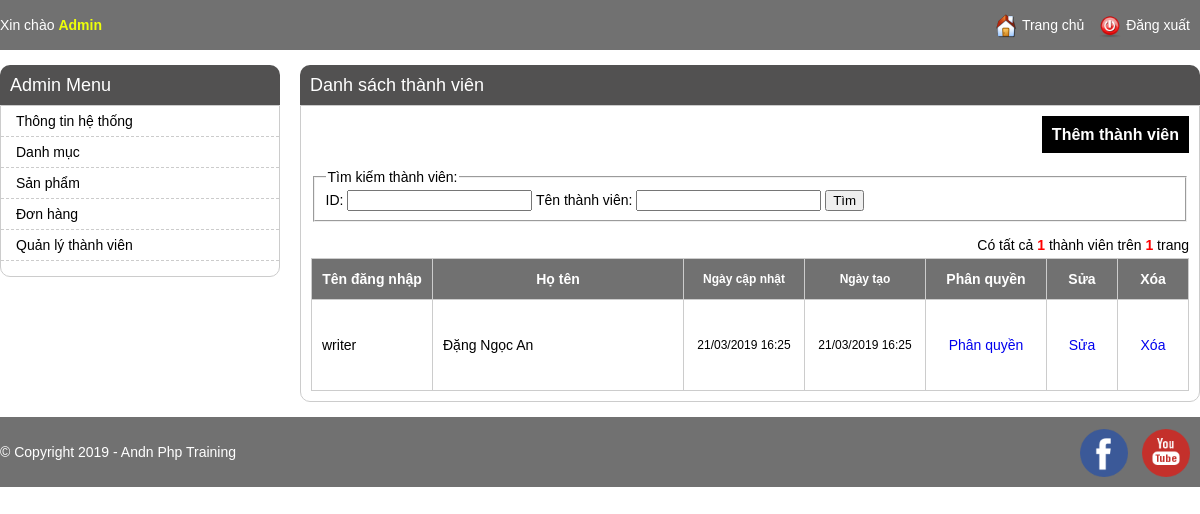
Page /meber/member_listing.php (signed in) on the committed database.
### tables this page shows
CREATE TABLE IF NOT EXISTS `user` (
  `id` int(11) NOT NULL AUTO_INCREMENT,
  `username` varchar(100) NOT NULL,
  `fullname` varchar(100) NOT NULL,
  `password` varchar(100) NOT NULL,
  `birthday` int(11) NOT NULL,
  `created_time` int(11) NOT NULL,
  `last_updated` int(11) NOT NULL,
  PRIMARY KEY (`id`)
);

### meber/member_listing.php (the view, shortened to what this page needs)
<?php
include 'header.php';
$config_name = "member";
$config_title = "thành viên";
if (!empty($_SESSION['current_user'])) {
	$where = "id != ". $_SESSION['current_user']['id'];
	$item_per_page = (!empty($_GET['per_page'])) ? $_GET['per_page'] : 10;
	$current_page = (!empty($_GET['page'])) ? $_GET['page'] : 1;
	$offset = ($current_page - 1) * $item_per_page;
	if(!empty($where)){
		$totalRecords = mysqli_query($con, "SELECT * FROM `user` where (".$where.")");
	}else{
		$totalRecords = mysqli_query($con, "SELECT * FROM `user`");
	}
	$totalRecords = $totalRecords->num_rows;
	$totalPages = ceil($totalRecords / $item_per_page);
	if(!empty($where)){
		$products = mysqli_query($con, "SELECT * FROM `user` where (".$where.") ORDER BY `id` DESC LIMIT " . $item_per_page . " OFFSET " . $offset);
	}else{
		$products = mysqli_query($con, "SELECT * FROM `user` ORDER BY `id` DESC LIMIT " . $item_per_page . " OFFSET " . $offset);
	}
	?>
	<div id="member-listing" class="main-content">
		<h1>Danh sách <?=$config_title?></h1>
		<div class="listing-items">
			<div class="buttons">
				<a href="./<?=$config_name?>_editing.php">Thêm <?=$config_title?></a>
			</div>
			<div class="listing-search">
				<form id="<?=$config_name?>-search-form" action="<?=$config_name?>_listing.php?action=search" method="POST">
					<fieldset>
						<legend>Tìm kiếm <?=$config_title?>:</legend>
						ID: <input type="text" name="id" value="<?=!empty($id)?$id:""?>" />
						Tên <?=$config_title?>: <input type="text" name="name" value="<?=!empty($name)?$name:""?>" />
						<input type="submit" value="Tìm" />
					</fieldset>
				</form>
			</div>
			<div class="total-items">
				<span>Có tất cả <strong><?=$totalRecords?></strong> <?=$config_title?> trên <strong><?=$totalPages?></strong> trang</span>
			</div>
			<ul>
				<li class="listing-item-heading">
					<div class="listing-prop listing-username">Tên đăng nhập</div>
					<div class="listing-prop listing-fullname">Họ tên</div>
					<div class="listing-prop listing-button">
						Xóa
					</div>
					<div class="listing-prop listing-button">
						Sửa
					</div>
					<div class="listing-prop listing-privilege">
						Phân quyền
					</div>
					<div class="listing-prop listing-time">Ngày tạo</div>
					<div class="listing-prop listing-time">Ngày cập nhật</div>
				</li>
				<?php
				while ($row = mysqli_fetch_array($products)) {
					?>
					<li>
						<div class="listing-prop listing-username"><?= $row['username'] ?></div>
						<div class="listing-prop listing-fullname"><?= $row['fullname'] ?></div>
						<div class="listing-prop listing-button">
							<a href="./<?=$config_name?>_delete.php?id=<?= $row['id'] ?>">Xóa</a>
						</div>
						<div class="listing-prop listing-button">
							<a href="./<?=$config_name?>_editing.php?id=<?= $row['id'] ?>">Sửa</a>
						</div>
						<div class="listing-prop listing-privilege">
							<a href="./<?=$config_name?>_privilege.php?id=<?= $row['id'] ?>">Phân quyền</a>
						</div>
						<div class="listing-prop listing-time"><?= date('d/m/Y H:i', $row['created_time']) ?></div>
						<div class="listing-prop listing-time"><?= date('d/m/Y H:i', $row['last_updated']) ?></div>
					</li>
				<?php } ?>
			</ul>
		</div>
	</div>
	<?php
}
include './footer.php';
?>

### Chaychuongtrinh/css/admin_style.css (style rules this page uses)
body { font-family: arial; padding: 0; margin: 0; font-size: 14px; }
h1 { text-align: center; }
.listing-items { padding: 10px; border: 1px solid #ccc; border-radius: 0 0 10px 10px; }
.listing-items ul { padding: 0; margin: 0; }
.listing-prop { float: right; border-left: 1px solid #ccc; line-height: 90px; padding: 0 10px; }
.listing-fullname, .listing-username, .listing-name { padding-left: 10px; border-right: 0; float: left; width: 170px; max-height: 90px; overflow: hidden; }
.listing-fullname { width: 230px; }
.listing-privilege { width: 100px; text-align: center; }
.listing-username { width: 100px; }
.listing-button { float: right; border-left: 1px solid #ccc; border-right: 0; padding: 0 10px; width: 50px; text-align: center; }
.listing-items ul li { list-style: none; border: 1px solid #ccc; border-top: 0; border-left: 0; }
.listing-items ul li:first-child { border-top: 1px solid #ccc; }
.listing-time { width: 150px; text-align: center; }
.listing-item-heading { text-align: center; font-weight: bold; }
.listing-item-heading .listing-prop { height: 40px; line-height: 40px; background: #717171; color: #FFF; }
.buttons { text-align: right; font-weight: bold; font-size: 16px; margin-bottom: 15px; line-height: 38px; }
.buttons a { color: #FFF; padding: 10px; background: #000; }
a { text-decoration: none; }
.main-content { float: left; width: 900px; margin-left: 20px; }
.main-content h1 { margin: 0; text-align: left; background: #525151; color: #fff; font-size: 18px; font-weight: normal; line-height: 40px; border-radius: 10px 10px 0 0; padding: 0 10px; }
.listing-search { margin-bottom: 15px; }
.total-items { margin-bottom: 5px; text-align: right; }
.total-items strong { color: red; }
#member-listing .listing-time { width: 100px; font-size: 12px; }

### rows in the picture
user: username "writer", fullname "Đặng Ngọc An", created_time "21/03/2019 16:25", last_updated "21/03/2019 16:25"

### other values in the picture
$config_title "thành viên"
$totalRecords "1"
$totalPages "1"
